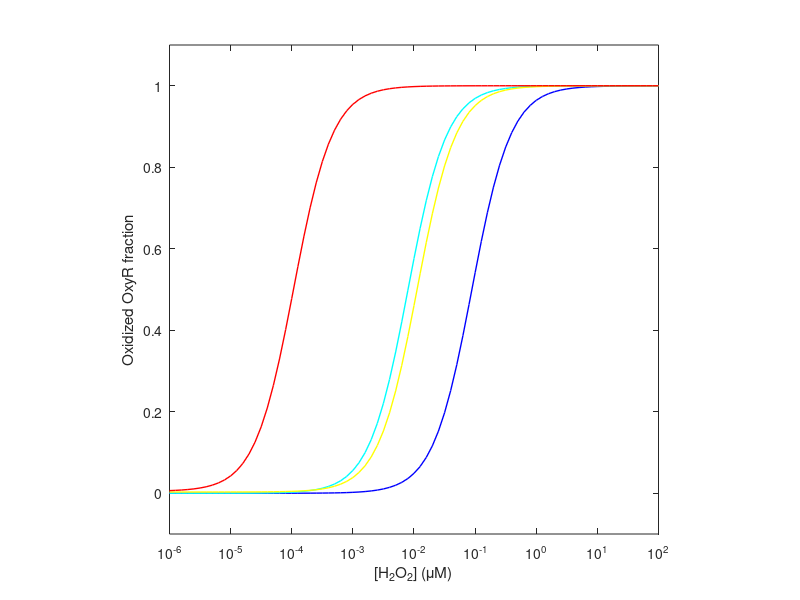

The MATLAB source for this figure:
clear all;
clc;

% In vitro, glucose, glycerol, acetate
GSH  = [0.025, 0.0166,  0.0176,  0.00797]; % M
GSSG = [1e-4,  0.00237, 0.00731, 0.00168]; % M
cc = jet(length(GSH));

k_oxyr_ox = 9.9863; % 1/s
n_oxyr = 1.3614; 
Km_oxyr = 41.3179; % uM
k_oxyr_ox1 = 149.1049; % 1/s/M^4
k_oxyr_red1 = 1.5218e+10; % 1/s/M^8

figure();
hold on;

xdata_h2o2 = 10.^[-6:0.1:2]; % uM
for k=1:length(GSH)
    kswitch = k_oxyr_ox*xdata_h2o2.^n_oxyr./(Km_oxyr^n_oxyr+xdata_h2o2.^n_oxyr);
    ydata_foxyrox = (kswitch+k_oxyr_ox1*GSSG(k)^4)./(k_oxyr_red1*GSH(k)^8+kswitch+k_oxyr_ox1*GSSG(k)^4);
    plot(xdata_h2o2,ydata_foxyrox,'k-','Color',cc(k,:),'LineWidth',1);
end

set(gca,'XScale','log');
axis square;
box on;
xlabel('[H_2O_2] (\muM)');
ylabel('Oxidized OxyR fraction');
axis([1e-6,1e2,-0.1,1.1]);